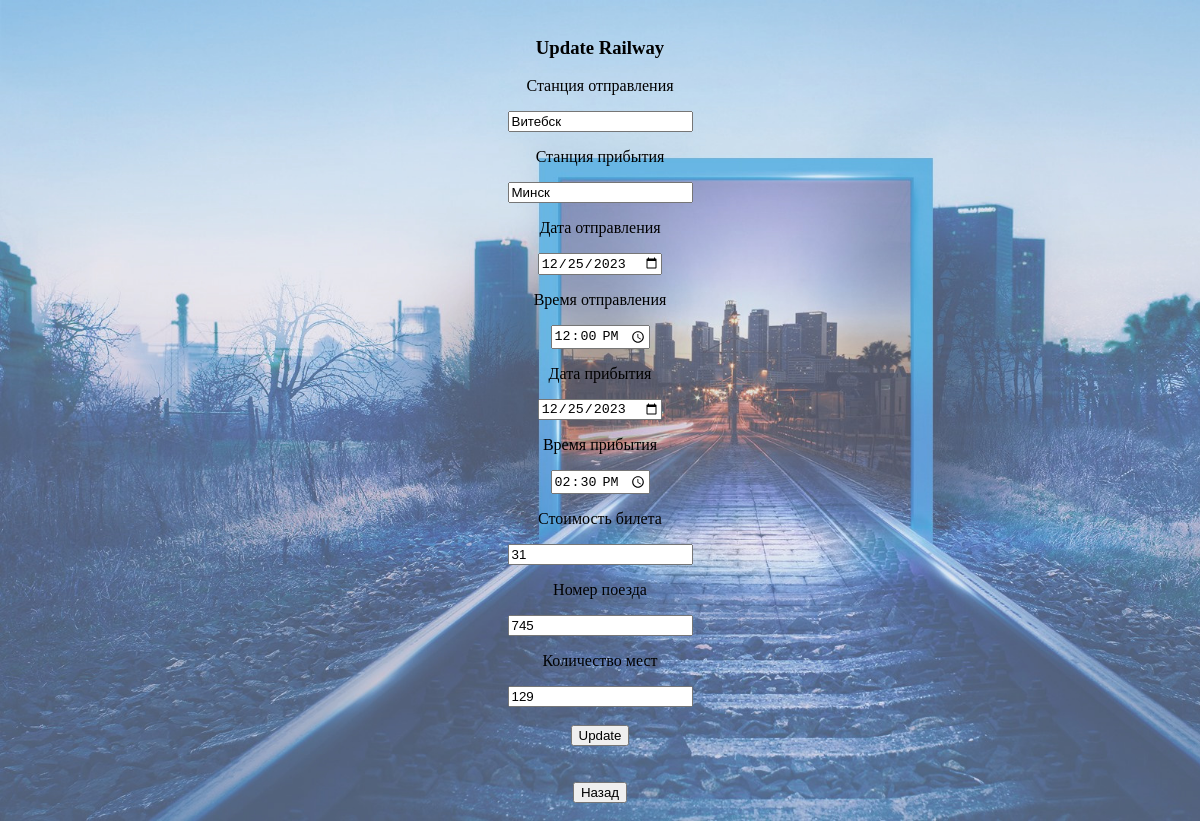
Page /update.php?id=1 on the committed database.
### tables this page shows
CREATE TABLE `railway` (
  `id` int(11) NOT NULL,
  `departure` varchar(255) DEFAULT NULL,
  `arrival` varchar(255) DEFAULT NULL,
  `dated` date DEFAULT NULL,
  `timed` time DEFAULT NULL,
  `datea` date DEFAULT NULL,
  `timea` time DEFAULT NULL,
  `price` decimal(11,0) DEFAULT NULL,
  `code` int(11) DEFAULT NULL,
  `place` int(11) DEFAULT NULL
);

### update.php (the view, shortened to what this page needs)
<?php
require_once 'config/connect.php';
$railway_id = $_GET['id'];
$railway = mysqli_query($connect, "SELECT * FROM `railway` WHERE `id` = '$railway_id'");
$railway = mysqli_fetch_assoc($railway);
?>
<!doctype html>
<html lang="en">
<head>
    <link rel="stylesheet" href="CSS/style_scoreboard.css">
</head>
<body>
<h3>Update Railway</h3>
<form action="vendor/update.php" method="post">
    <p>Станция отправления</p>
    <input type="text" name="departure" value="<?= $railway['departure'] ?>">
    <p>Станция прибытия</p>
    <input type="text" name="arrival" value="<?= $railway['arrival'] ?>">
    <p>Дата отправления</p>
    <input type="date" name="dated" value="<?= $railway['dated'] ?>">
    <p>Время отправления</p>
    <input type="time" name="timed" value="<?= $railway['timed'] ?>">
    <p>Дата прибытия</p>
    <input type="date" name="datea" value="<?= $railway['datea'] ?>">
    <p>Время прибытия</p>
    <input type="time" name="timea" value="<?= $railway['timea'] ?>">
    <p>Стоимость билета</p>
    <input type="number" min="1" name="price"  value="<?= $railway['price'] ?>">
    <p>Номер поезда</p>
    <input type="number" min="1" name="code" value="<?= $railway['code'] ?>">
    <p>Количество мест</p>
    <input type="number" min="1" name="place" value="<?= $railway['place'] ?>"><br> <br>
    <button type="submit">Update</button>
</form>
<br> <br>
<button onclick="window.history.back()">Назад</button>
</body>
</html>

### CSS/style_scoreboard.css (style rules this page uses)
body { background: url(Images/bg-image.jpg) no-repeat; background-size: cover; -webkit-background-size: cover; background-attachment: fixed; padding: 10px; text-align: center; }

### rows in the picture
railway: departure "Витебск", arrival "Минск", dated "12/25/2023", timed "12:00:00", datea "12/25/2023", timea "14:30:00", price "31", code "745", place "129"
